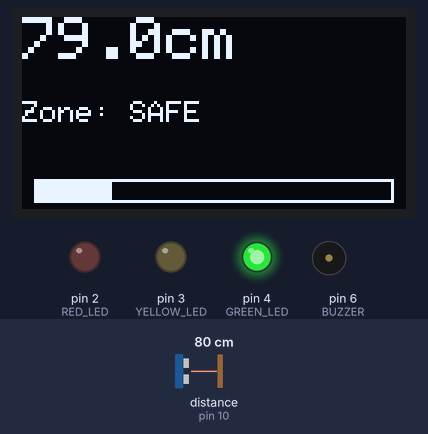
The sketch below on a simulated Arduino Uno, built with avr-gcc and run on an emulated ATmega328P. Shown: 128×64 one-colour display, output pins drawn as LEDs (lit = HIGH), buzzer (waves = sounding). Wiring (inferred from the names in the program): ultrasonic range finder: trigger pin 9; echo pin 10. The inputs (shaded band) are chosen by the test bench; at power-on: distance to the obstacle (sensor on pin 10) 80 cm. The echo pulse lasts 58.3 µs per cm; pins used as bus, display or sensor lines are not drawn; what the sketch prints to the serial monitor is not drawn.

Above: at 0.92 s.
1.3 s: distance to the obstacle (sensor on pin 10) set to 64 cm
At 2.0 s:
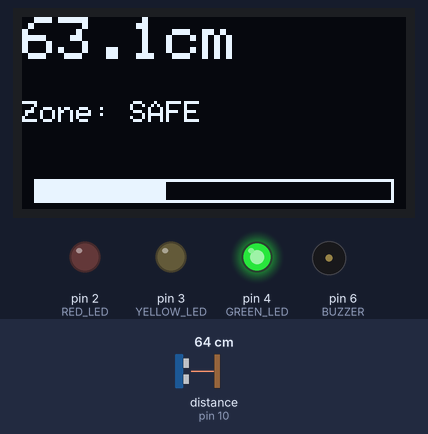
2.9 s: distance to the obstacle (sensor on pin 10) set to 57 cm
At 4.4 s:
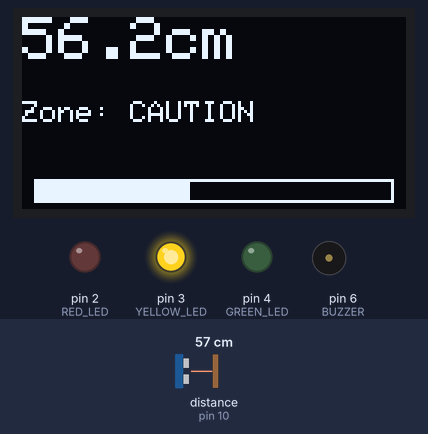
5.9 s: distance to the obstacle (sensor on pin 10) set to 34 cm
At 6.7 s:
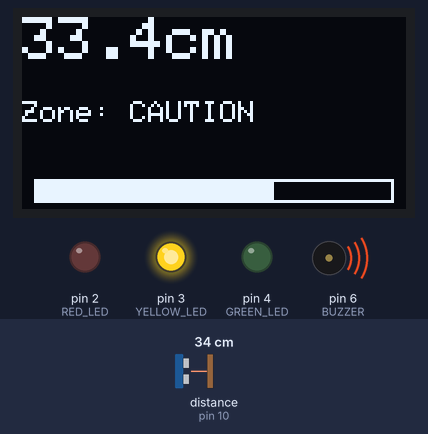
7.4 s: distance to the obstacle (sensor on pin 10) set to 29 cm
At 8.05 s:
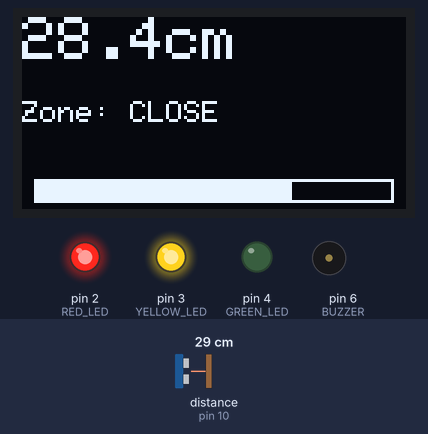
10.0 s: distance to the obstacle (sensor on pin 10) set to 17 cm
At 10.3 s:
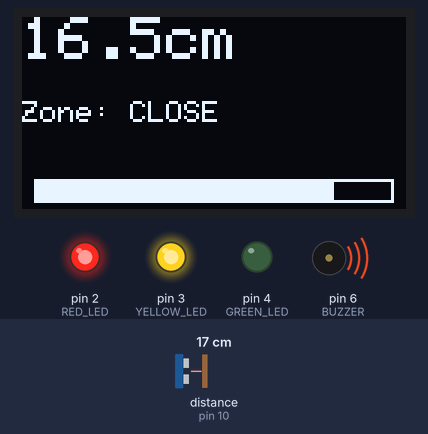
11.6 s: distance to the obstacle (sensor on pin 10) set to 14 cm
At 13.2 s:
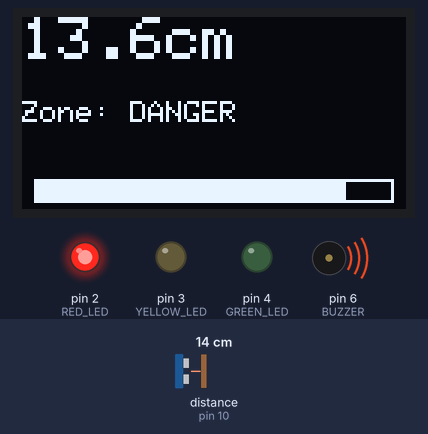
Timing chart, 0 to 14.2 s (numbered marks = the images above; inputs shaded):
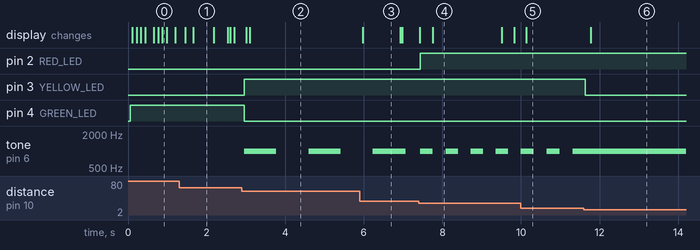

Measured:
- the behaviour switches between 61 and 60 cm on distance to the obstacle (sensor on pin 10) (found by bisection; images 1 and 2)
- the behaviour switches between 31 and 30 cm on distance to the obstacle (sensor on pin 10) (found by bisection; images 3 and 4)
- the behaviour switches between 16 and 15 cm on distance to the obstacle (sensor on pin 10) (found by bisection; images 5 and 6)
- after the input at 1.3 s, the display: first changes after 0.16 s (image 1 shows a later state)
- after the input at 2.9 s, pin 3 (YELLOW_LED): LOW → HIGH after 0.05 s; pin 4 (GREEN_LED): HIGH → LOW after 0.05 s; tone on pin 6 (BUZZER): alternates 1000 Hz for 0.82 s and silent for 0.82 s, starting after 0.05 s; the display: first changes after 0.10 s (image 2 shows a later state)
- after the input at 5.9 s, the display: changes after 0.07 s (image 3)
- after the input at 7.4 s, pin 2 (RED_LED): LOW → HIGH at once
- after the input at 10.0 s, the display: changes after 0.14 s (image 5)
- after the input at 11.6 s, pin 3 (YELLOW_LED): HIGH → LOW at once; tone on pin 6 (BUZZER): stops changing and stays 1000 Hz; the display: changes after 0.18 s (image 6)

The sketch:

UltrasonicParkingAssistant.ino
```cpp
#include <Wire.h>
#include <Adafruit_GFX.h>
#include <Adafruit_SSD1306.h>

#define SCREEN_WIDTH 128
#define SCREEN_HEIGHT 64

Adafruit_SSD1306 display(SCREEN_WIDTH, SCREEN_HEIGHT, &Wire, -1);

// Ultrasonic Pins
#define TRIG_PIN 9
#define ECHO_PIN 10

// LEDs
#define RED_LED 2
#define YELLOW_LED 3
#define GREEN_LED 4

// Buzzer
#define BUZZER 6

unsigned long previousBeep = 0;
unsigned long previousSerial = 0;
bool beepState = false;

float getDistance() {

  float total = 0;

  for (int i = 0; i < 5; i++) {

    digitalWrite(TRIG_PIN, LOW);
    delayMicroseconds(2);

    digitalWrite(TRIG_PIN, HIGH);
    delayMicroseconds(10);

    digitalWrite(TRIG_PIN, LOW);

    long duration = pulseIn(ECHO_PIN, HIGH, 30000);

    float distance = duration * 0.034 / 2.0;

    total += distance;
  }

  return total / 5.0;
}

void setup() {

  Serial.begin(9600);

  pinMode(TRIG_PIN, OUTPUT);
  pinMode(ECHO_PIN, INPUT);

  pinMode(RED_LED, OUTPUT);
  pinMode(YELLOW_LED, OUTPUT);
  pinMode(GREEN_LED, OUTPUT);

  pinMode(BUZZER, OUTPUT);

  digitalWrite(RED_LED, LOW);
  digitalWrite(YELLOW_LED, LOW);
  digitalWrite(GREEN_LED, LOW);

  if (!display.begin(SSD1306_SWITCHCAPVCC, 0x3C)) {
    Serial.println("OLED Failed");
    while (1);
  }

  display.clearDisplay();
  display.setTextColor(SSD1306_WHITE);
}

void loop() {

  float distance = getDistance();

  String zone = "SAFE";
  int interval = 0;

  digitalWrite(RED_LED, LOW);
  digitalWrite(YELLOW_LED, LOW);
  digitalWrite(GREEN_LED, LOW);

  if (distance > 60) {

    zone = "SAFE";
    digitalWrite(GREEN_LED, HIGH);
    noTone(BUZZER);

  }

  else if (distance > 30) {

    zone = "CAUTION";
    digitalWrite(YELLOW_LED, HIGH);
    interval = 800;

  }

  else if (distance > 15) {

    zone = "CLOSE";
    digitalWrite(YELLOW_LED, HIGH);
    digitalWrite(RED_LED, HIGH);
    interval = 300;

  }

  else {

    zone = "DANGER";
    digitalWrite(RED_LED, HIGH);
    tone(BUZZER, 1000);

  }

  if (interval > 0) {

    if (millis() - previousBeep >= interval) {

      previousBeep = millis();

      if (beepState) {
        noTone(BUZZER);
      } else {
        tone(BUZZER, 1000);
      }

      beepState = !beepState;
    }
  }

  // OLED
  display.clearDisplay();

  display.setTextSize(2);
  display.setCursor(0, 0);
  display.print(distance, 1);
  display.print("cm");

  display.setTextSize(1);
  display.setCursor(0, 28);
  display.print("Zone: ");
  display.print(zone);

  // Bar Graph
  int width = map(constrain((int)distance, 0, 100), 100, 0, 0, 120);

  display.drawRect(4, 54, 120, 8, SSD1306_WHITE);
  display.fillRect(4, 54, width, 8, SSD1306_WHITE);

  display.display();

  if (millis() - previousSerial >= 500) {

    previousSerial = millis();

    Serial.print("Distance: ");
    Serial.print(distance);
    Serial.print(" cm   Zone: ");
    Serial.println(zone);
  }
}
```
